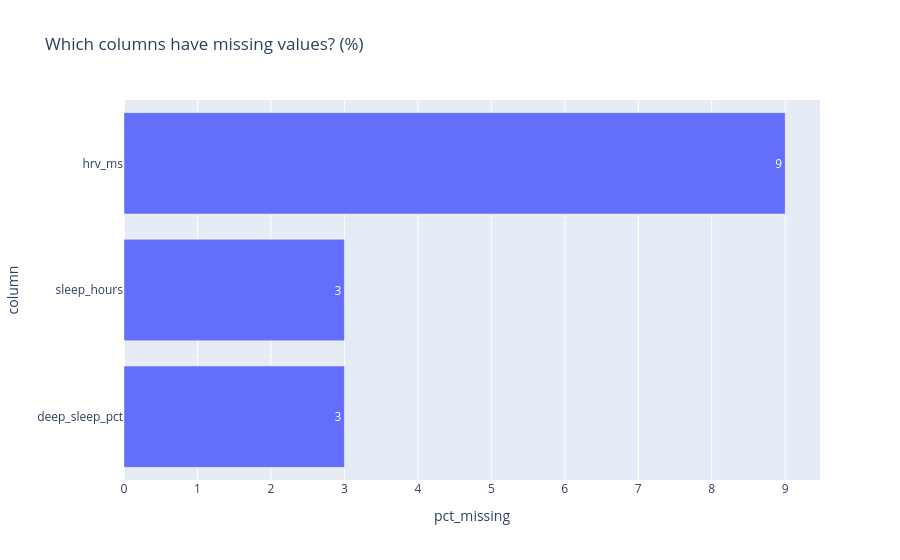

The code cell stored with this chart in its notebook:
### Markdown cell above
👀 Look at `steps`: the median is ~7,500 but the **max is above 90,000**. Nobody walks 90k steps a day — that smells like a sensor glitch.

Let's **see** the missing values first. A bar chart of `isna().sum()` is the quickest data-quality chart.

### Code cell
missing = df.isna().mean().mul(100).round(1).sort_values()
missing = missing[missing > 0].reset_index()
missing.columns = ["column", "pct_missing"]

fig = px.bar(missing, x="pct_missing", y="column", orientation="h", text="pct_missing",
             title="Which columns have missing values? (%)")
fig.show()

### Figure 1 — Plotly figure (JSON) as saved in the notebook; plotly's stock layout.template omitted (floating-point values rounded to 4 significant figures)
{"data": [{"hovertemplate": "pct_missing=%{text}<br>column=%{y}<extra></extra>", "legendgroup": "", "marker": {"color": "#636efa", "pattern": {"shape": ""}}, "name": "", "orientation": "h", "showlegend": false, "text": [3.0, 3.0, 9.0], "textposition": "auto", "type": "bar", "x": [3.0, 3.0, 9.0], "xaxis": "x", "y": ["deep_sleep_pct", "sleep_hours", "hrv_ms"], "yaxis": "y"}], "layout": {"barmode": "relative", "legend": {"tracegroupgap": 0}, "title": {"text": "Which columns have missing values? (%)"}, "xaxis": {"anchor": "y", "domain": [0, 1], "title": {"text": "pct_missing"}}, "yaxis": {"anchor": "x", "domain": [0, 1], "title": {"text": "column"}}}}
